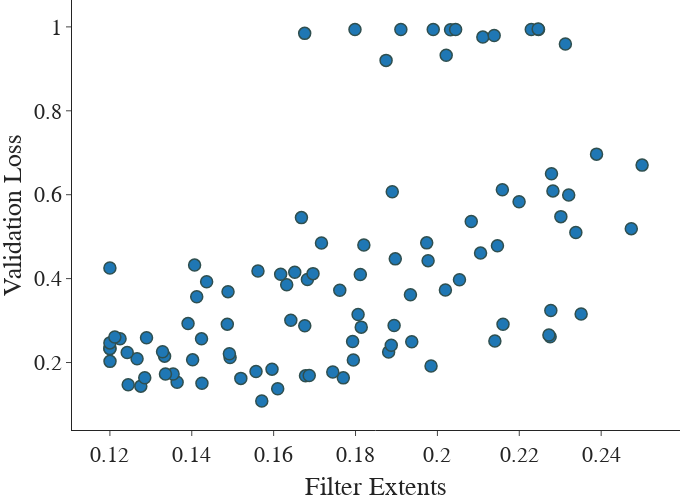

Write notebook code for a chart like this one.
### Code cell
fig = px.scatter(data[data["Val Loss"] < 1.9], x="Filter Extent", y="Val Loss")
fig.update_traces(marker=dict(size=12,
                line=dict(width=1.5,
                            color='DarkSlateGrey')),
    selector=dict(mode='markers'))
fig.update_layout(
    margin=dict(l=20, r=20, t=0, b=0),
    font=dict(
        family='Serif',
        size=22,
    ),
    width=700,
    height=500
)
fig.update_xaxes(title_text="Filter Extents")
fig.update_yaxes(title_text="Validation Loss")

dir = "/home/jakob/Bachelorarbeit/GNNDensityGradientsThesis/figures/"
fig.write_image(dir + "search3_filter_extent.pdf", width=700, height=500, scale=4)
fig.show()
